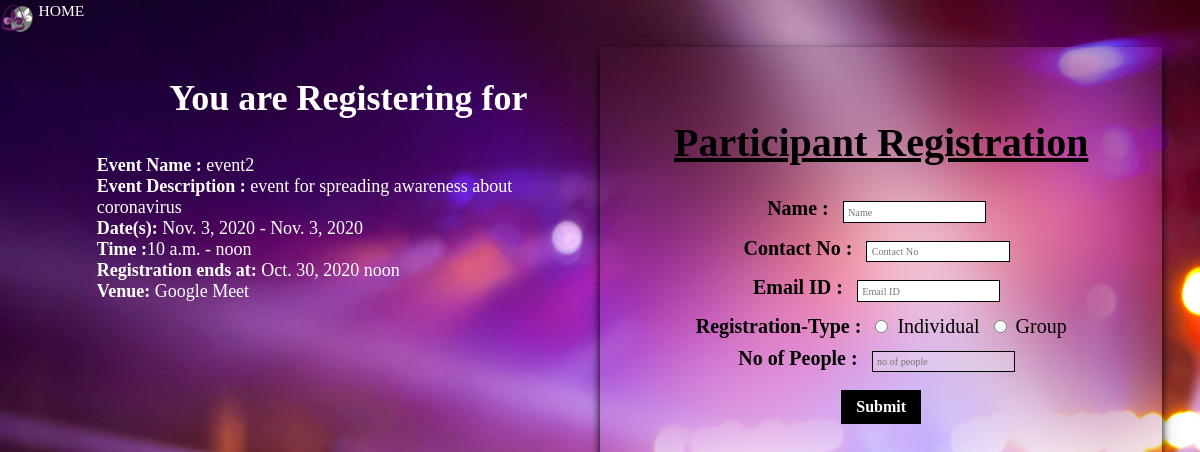
Before: /Participant_Registration?id=2 with the older database file.
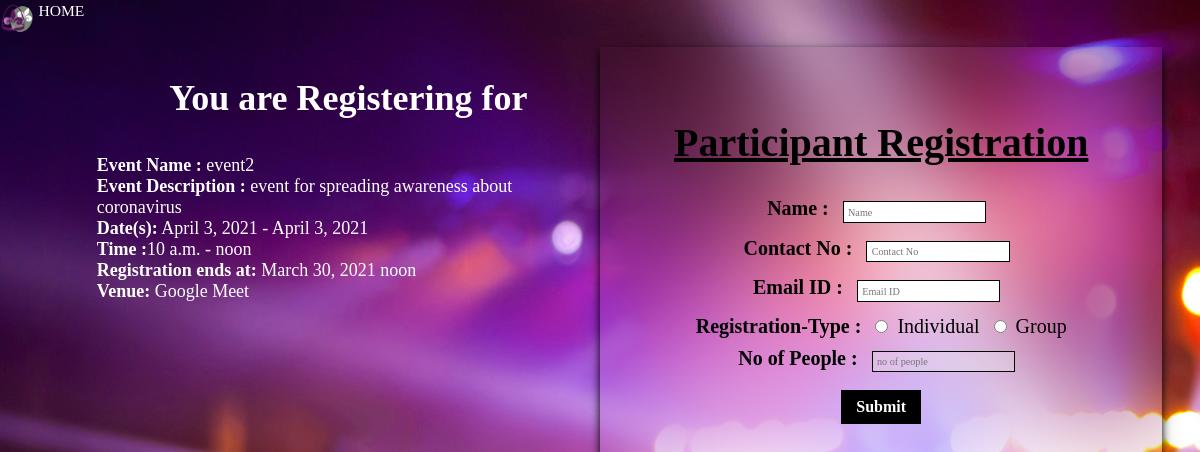
After: the same page with the newer database file.
### event_app/models.py (models this page shows, shortened)
class Event(models.Model):
    name=models.CharField(max_length=20)
    description=models.TextField()
    location=models.CharField(max_length=50)
    fromdate = models.DateField()
    fromtime =models.TimeField()
    todate = models.DateField()
    totime =models.TimeField()
    enddate = models.DateField()
    endtime =models.TimeField()
    host_email = models.EmailField()
    host_pass = models.CharField(max_length=15)

### event_app/views.py (the view)
# urls.py: path('Participant_Registration' , views.participant_registration, name='Participant Registration'),
def participant_registration(request):
    template = loader.get_template('Participant_register.html')
    eid=request.GET['id']
    parts=Participant.objects.all()
    cons=""
    for part in parts:
        print(part.event_id)
        if int(part.event_id) == int(eid):
            cons += str(part.phone) + "/"
    event = Event.objects.get(id=eid)
    context={
        'event':event,
        'registered':cons
    }
    return HttpResponse(template.render(context , request))

### templates/Participant_register.html (shortened to what this page needs)
<!DOCTYPE html>
<html>
    <head>
    </head>
    <link rel="stylesheet" href="/static/css/participant.css" >
    <link rel="stylesheet" href="/static/css/home.css" >
    <body>
        <div class="home"><a href="index"><img src="/static/images/favicon.png"><label class="link" >HOME</label> </a></div>
        <div class="space"><h3>You are Registering for</h3>
          <p class="details">
                <b> Event Name : </b>{{event.name}}<br>
                <b> Event Description : </b>{{event.description}}<br>
                <b> Date(s):</b> {{ event.fromdate }} - {{ event.todate }}<br>
                <b> Time :</b>{{event.fromtime}} - {{event.totime}} <br>
                <b> Registration ends at: </b> {{event.enddate}}  {{ event.endtime}}<br>
                <b> Venue: </b> {{event.location}}
         </p>
        </div>
        <div class="form" aria-autocomplete="off">
            <h1>Participant Registration</h1>
            <form method="post" name="partreg" action="Submit_Participant" onsubmit="return check()" autocomplete="off">
                <label>Name : </label>
                <input type="text" placeholder="Name" id="name" name="name"><br>
                <label>Contact No : </label>
                <input type="text" placeholder="Contact No" id="phno" name="phno"><br>
                <label>Email ID : </label>
                <input type="email" placeholder="Email ID" id="email" name="email"><br>
                <label>Registration-Type : </label>
                <input type="radio" name="type" value="individual" id="ind" onclick="individual_sel()">Individual
                <input type="radio" name="type" value="group" id="grp" onclick="group_sel()">Group<br>
                <label>No of People : </label>
                <input type="number" placeholder="no of people" id="no" name="no"><br>
                <input type=submit value="Submit" id="subpart">
            </form>
        </div>
    </body>
</html>

### assets/css/participant.css (style rules this page uses)
body { background-image:url("/static/images/back2.jpg"); background-size: cover; height:90vh; font-family:'century gothic'; }
a { text-decoration:none; color:inherit; }
.form { overflow:auto; color:black; width:40%; font-size:2.5vh; text-align:center; padding:3.75%; margin:4% 3.5% 1.25% 3.5%; font-family:'century gothic'; backdrop-filter: blur(50px); box-shadow: 0 4px 8px 0 rgb(0, 0, 0), 0 6px 20px 0 rgba(0, 0, 0, 0.19); }
.form label { font-weight:bold; }
h1 { text-decoration:underline; }
.space { width:50%; float:left; color:white; }
.space h3 { margin-top:5%; padding-left:15%; font-size:3vw; }
.details { padding-left:15%; font-size:1.5vw; }
.events h1,h3 { text-align:center; }
.form input,textarea { margin:1.9%; padding:0.9%; font-size:0.85vw; font-family:'century gothic'; border:1px solid black; }
#subpart { background-color:black; color:white; font-weight: bold; font-size:0.8em; padding:1.5% 3%; }

### assets/css/home.css (style rules this page uses)
.home { width:8%; height:6%; color:inherit; font-size:2vh; position:absolute; top:0px; left:0px; backdrop-filter: blur(50px); }
.home img { height:80%; width:40%; float:left; }
.link { position:absolute; left:40%; top:5%; font-size:1.30vw; color:white; }

Changed rows visible on the page:
changed Event "event2": fromdate "Nov. 3, 2020" → "April 3, 2021"; todate "Nov. 3, 2020" → "April 3, 2021"; enddate "Oct. 30, 2020" → "March 30, 2021"
